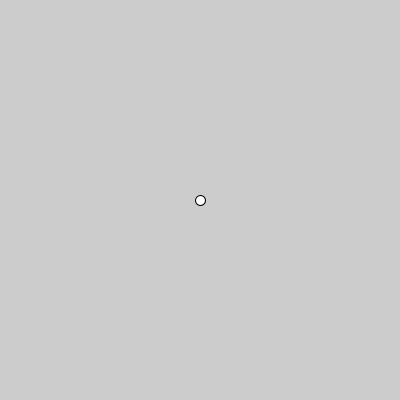
Frame 1 (no input)
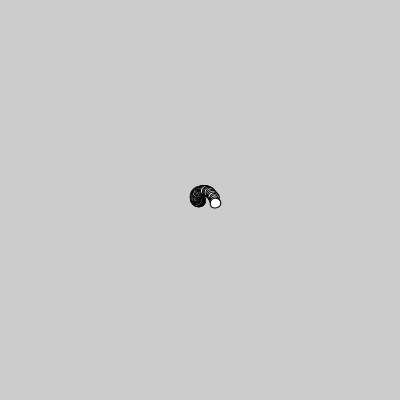
Frame 60 (the mouse pressed at the canvas centre just before this capture)
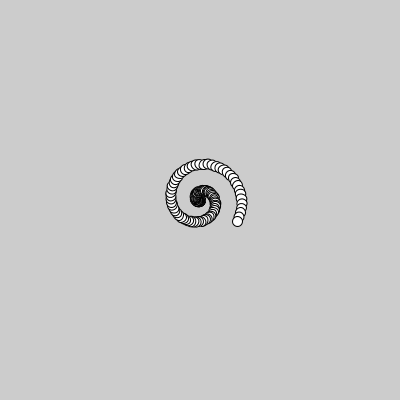
Frame 120 (the mouse held since frame 60 and released just before this capture)

The Processing sketch that drew these frames (run headless with seeded random() and noise(); from frame 60 on, the mouse is pressed at the canvas centre):

// Processing sketch: circular_circle
// ── circular_circle.pde
float t;
float x;
float y;
float radius;

void setup() {
  size(400, 400);  
}


void draw() {
  pushMatrix();
  translate(width/2, height/2);
  rotate(t*10);
  x = cos(t)*radius;
  y = sin(t)*radius;
  
  ellipse(x,y, 10, 10);
  t+=0.01;
  radius+=sin(t)*cos(t);
  popMatrix();
  
}
